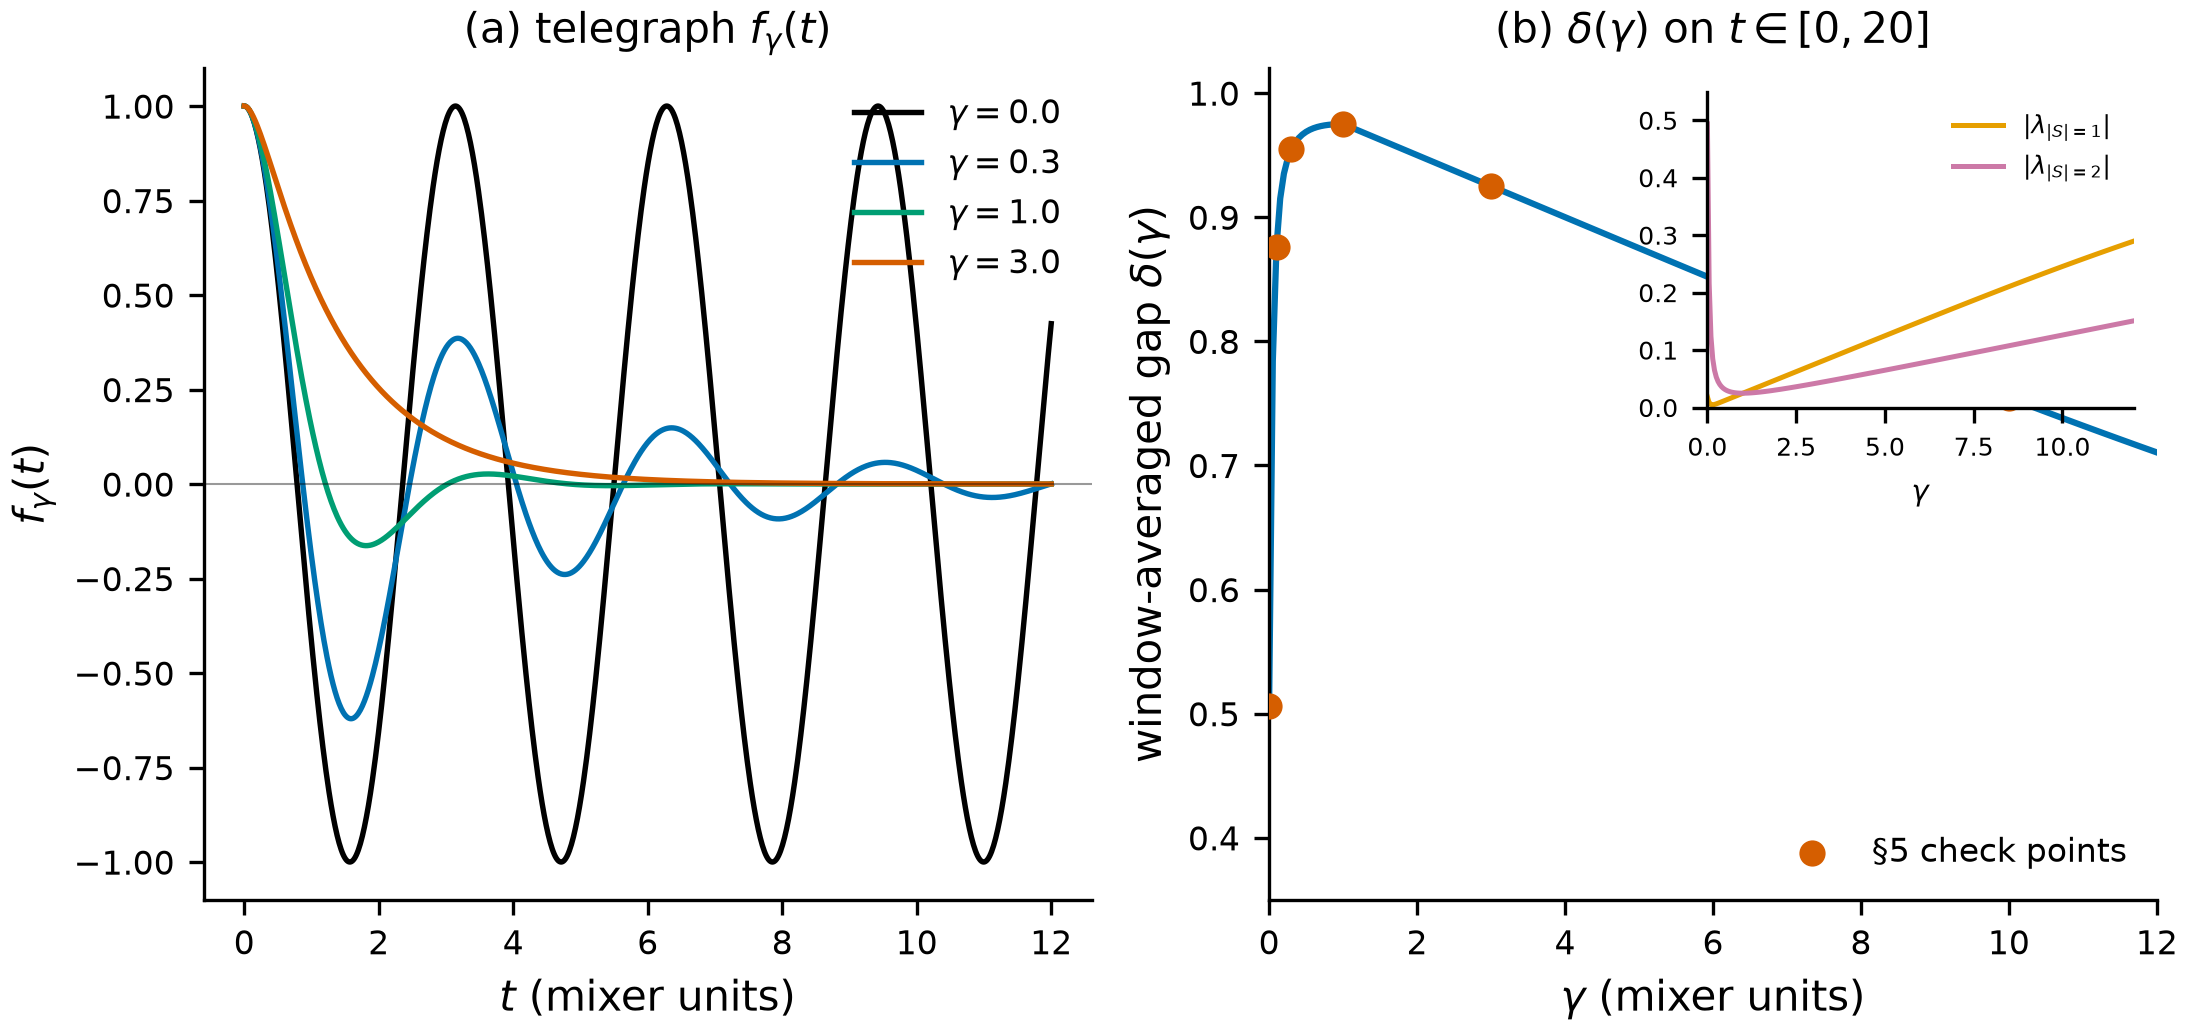

Recreate this plot in Python.
"""Fig 2 — solvable corner: telegraph f_gamma(t) and window-averaged gap.

Regenerates data from the formula in docs/monotonicity.md §5 (mixer units,
window t in [0, 20]). Lindblad-verifies the gap at n=2 before saving.

Usage: gvenv/bin/python paper/figures/fig2_solvable_corner.py
"""
from __future__ import annotations

import sys
from pathlib import Path

import numpy as np
from numpy.typing import NDArray

_HERE = Path(__file__).resolve().parent
if str(_HERE) not in sys.path:
    sys.path.insert(0, str(_HERE))

from _style import (  # noqa: E402
    OKABE_ITO,
    apply_style,
    close_enough,
    savefig_pair,
    verify_or_die,
)

OUT_STEM = _HERE / "fig2_solvable_corner"
T_MAX = 20.0
# Dense quadrature for formula-side averages (ODE time, mixer units).
N_QUAD = 4001
# Lindblad window average at n=2 (16 x 16 Liouvillian; cheap).
N_LINDBLAD_T = 401

# docs/monotonicity.md §5 measured values (n=2, window [0, 20]).
DOC_GAMMAS = (0.0, 0.1, 0.3, 1.0, 3.0, 10.0)
DOC_GAPS = (0.505, 0.874, 0.952, 0.973, 0.923, 0.753)


class UniformTarget:
    """Enumerated uniform target on {0,1}^n (solvable-corner setting)."""

    def __init__(self, n: int) -> None:
        if n < 1:
            raise ValueError(f"n must be a positive integer, got {n}")
        self.n = n
        d = 2**n
        self._pi = np.full(d, 1.0 / d, dtype=float)

    def exact_dist(self) -> NDArray[np.float64]:
        return self._pi.copy()


def telegraph_f(gamma: float, t: NDArray[np.float64]) -> NDArray[np.float64]:
    """Closed form of f'' + 2 gamma f' + 4 f = 0, f(0)=1, f'(0)=0.

    Underdamped (gamma < 2): exp(-gamma t) [cos ωt + (gamma/ω) sin ωt],
    ω = sqrt(4 - gamma^2). Overdamped / critical as in monotonicity.md §5.
    """
    if gamma < 0.0:
        raise ValueError(f"gamma must be >= 0, got {gamma}")
    tt = np.asarray(t, dtype=float)
    if gamma == 0.0:
        return np.cos(2.0 * tt)
    if abs(gamma - 2.0) < 1e-12:
        return np.exp(-2.0 * tt) * (1.0 + 2.0 * tt)
    if gamma < 2.0:
        omega = float(np.sqrt(4.0 - gamma * gamma))
        return np.exp(-gamma * tt) * (
            np.cos(omega * tt) + (gamma / omega) * np.sin(omega * tt)
        )
    omega_h = float(np.sqrt(gamma * gamma - 4.0))
    return np.exp(-gamma * tt) * (
        np.cosh(omega_h * tt) + (gamma / omega_h) * np.sinh(omega_h * tt)
    )


def window_mode_means(
    gamma: float, t_max: float = T_MAX, n_quad: int = N_QUAD, n_qubits: int = 2
) -> tuple[float, NDArray[np.float64]]:
    """Return (gap, lambda_{|S|=k} for k=1..n) via trapezoid time-average."""
    if t_max <= 0.0 or n_quad < 8:
        raise ValueError("need a positive window and a dense quadrature")
    t = np.linspace(0.0, t_max, n_quad)
    f = telegraph_f(gamma, t)
    lams = np.empty(n_qubits, dtype=float)
    for k in range(1, n_qubits + 1):
        lams[k - 1] = float(np.trapezoid(f**k, t) / t_max)
    gap = 1.0 - float(np.max(np.abs(lams)))
    return gap, lams


def integrate_f_to_inf(gamma: float, t_cut: float = 80.0) -> float:
    """Numerical check of the Laplace identity ∫_0^∞ f = gamma/2 (gamma>0)."""
    if gamma <= 0.0:
        raise ValueError("Laplace identity is for gamma > 0")
    t = np.linspace(0.0, t_cut, 8001)
    return float(np.trapezoid(telegraph_f(gamma, t), t))


def lindblad_window_gap(
    gamma: float, n_t: int = N_LINDBLAD_T
) -> tuple[float, NDArray[np.float64]]:
    """Exact n=2 Lindblad window-averaged MH gap (uniform target, H = mixer)."""
    from goldilocks.diagnostics import mh_transition_matrix, spectral_gap
    from goldilocks.hamiltonians import mixer
    from goldilocks.lindblad import proposal_matrix

    H = mixer(2)
    tgt = UniformTarget(2)
    ts = np.linspace(0.0, T_MAX, n_t)
    P = np.zeros((4, 4), dtype=float)
    for t in ts:
        P = P + proposal_matrix(H, gamma, float(t))
    P = P / float(n_t)
    return spectral_gap(mh_transition_matrix(P, tgt)), ts


def discrete_formula_gap(gamma: float, ts: NDArray[np.float64], n_qubits: int = 2) -> float:
    """Formula gap on the same discrete t-grid as the Lindblad average."""
    f = telegraph_f(gamma, ts)
    lams = [float(np.mean(f**k)) for k in range(1, n_qubits + 1)]
    return 1.0 - max(abs(lam) for lam in lams)


def main() -> None:
    apply_style()
    formula_gaps: list[float] = []
    formula_l1: list[float] = []
    formula_l2: list[float] = []
    for g in DOC_GAMMAS:
        gap, lams = window_mode_means(g)
        formula_gaps.append(gap)
        formula_l1.append(float(lams[0]))
        formula_l2.append(float(lams[1]))

    # Lindblad check at the documented gamma grid (n=2), same t-grid as formula.
    lb_errs: list[float] = []
    for g in DOC_GAMMAS:
        lb_gap, ts = lindblad_window_gap(g)
        disc = discrete_formula_gap(g, ts)
        lb_errs.append(abs(lb_gap - disc))
    max_lb_err = max(lb_errs)

    int_03 = integrate_f_to_inf(0.3)
    int_1 = integrate_f_to_inf(1.0)

    checks: list[tuple[str, bool, str]] = []
    for g, doc, got in zip(DOC_GAMMAS, DOC_GAPS, formula_gaps):
        checks.append(
            (
                f"formula gap(gamma={g})",
                close_enough(got, doc, rtol=0.02, atol=0.008),
                f"{got:.4f} vs doc {doc}",
            )
        )
    checks.append(
        (
            "Lindblad vs formula (n=2)",
            max_lb_err < 1e-5,
            f"max |delta_LB - delta_f| = {max_lb_err:.3e} (claim ~1e-6)",
        )
    )
    checks.append(
        (
            "Laplace identity gamma=0.3",
            close_enough(int_03, 0.3 / 2.0, rtol=1e-3, atol=1e-3),
            f"int f = {int_03:.5f} vs gamma/2 = {0.15:.5f}",
        )
    )
    checks.append(
        (
            "Laplace identity gamma=1",
            close_enough(int_1, 0.5, rtol=1e-3, atol=1e-3),
            f"int f = {int_1:.5f} vs 0.5",
        )
    )

    verify_or_die(checks)

    import matplotlib.pyplot as plt
    from mpl_toolkits.axes_grid1.inset_locator import inset_axes

    fig, (ax_f, ax_gap) = plt.subplots(1, 2, figsize=(8.4, 3.6))

    t_plot = np.linspace(0.0, 12.0, 800)
    f_gammas = (0.0, 0.3, 1.0, 3.0)
    f_colors = {
        0.0: OKABE_ITO["black"],
        0.3: OKABE_ITO["blue"],
        1.0: OKABE_ITO["green"],
        3.0: OKABE_ITO["vermillion"],
    }
    for g in f_gammas:
        ax_f.plot(
            t_plot,
            telegraph_f(g, t_plot),
            color=f_colors[g],
            lw=1.3,
            label=fr"$\gamma={g}$",
        )
    ax_f.axhline(0.0, color=OKABE_ITO["black"], lw=0.5, alpha=0.4)
    ax_f.set_xlabel(r"$t$ (mixer units)")
    ax_f.set_ylabel(r"$f_\gamma(t)$")
    ax_f.set_title(r"(a) telegraph $f_\gamma(t)$")
    ax_f.legend(frameon=False, loc="upper right")

    g_grid = np.concatenate(
        [np.linspace(0.0, 1.8, 37), np.linspace(2.05, 12.0, 40)]
    )
    gaps_grid = []
    l1_grid = []
    l2_grid = []
    for g in g_grid:
        gap, lams = window_mode_means(g)
        gaps_grid.append(gap)
        l1_grid.append(abs(float(lams[0])))
        l2_grid.append(abs(float(lams[1])))

    ax_gap.plot(g_grid, gaps_grid, color=OKABE_ITO["blue"], lw=1.5)
    ax_gap.scatter(
        list(DOC_GAMMAS),
        formula_gaps,
        s=28,
        c=OKABE_ITO["vermillion"],
        zorder=3,
        label="§5 check points",
    )
    ax_gap.set_xlabel(r"$\gamma$ (mixer units)")
    ax_gap.set_ylabel(r"window-averaged gap $\delta(\gamma)$")
    ax_gap.set_title(r"(b) $\delta(\gamma)$ on $t\in[0,20]$")
    ax_gap.set_xlim(0.0, 12.0)
    ax_gap.set_ylim(0.35, 1.02)
    ax_gap.legend(frameon=False, loc="lower right")

    inset = inset_axes(ax_gap, width="48%", height="38%", loc="upper right", borderpad=0.7)
    inset.plot(g_grid, l1_grid, color=OKABE_ITO["orange"], lw=1.2, label=r"$|\lambda_{|S|=1}|$")
    inset.plot(g_grid, l2_grid, color=OKABE_ITO["purple"], lw=1.2, label=r"$|\lambda_{|S|=2}|$")
    inset.set_xlim(0.0, 12.0)
    inset.set_ylim(0.0, 0.55)
    inset.set_xlabel(r"$\gamma$", fontsize=7)
    inset.tick_params(labelsize=6)
    inset.legend(frameon=False, fontsize=6, loc="upper right")
    inset.spines["top"].set_visible(False)
    inset.spines["right"].set_visible(False)

    savefig_pair(fig, OUT_STEM)
    plt.close(fig)


if __name__ == "__main__":
    main()
